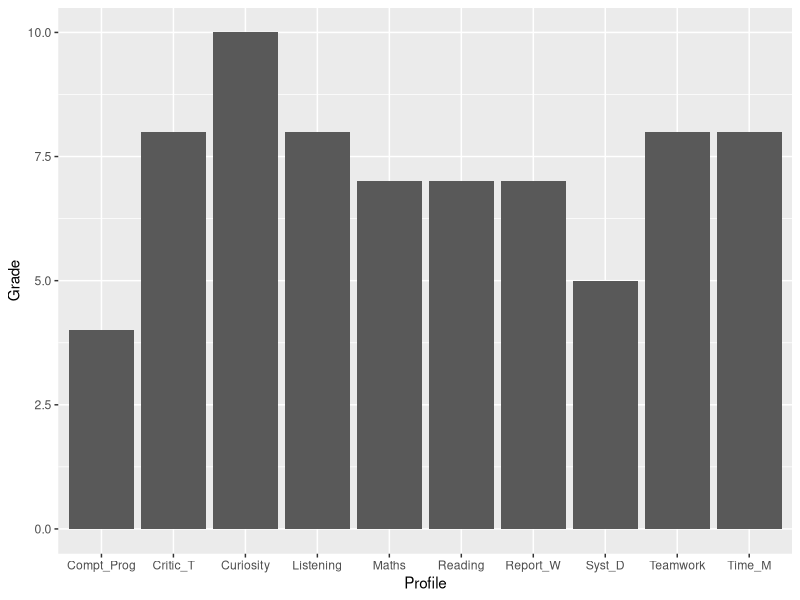

Generate this figure with R:
# Create my data science profile

Profile <- c('Reading','Critic_T','Time_M','Maths','Compt_Prog','Syst_D','Report_W','Listening','Teamwork','Curiosity')
Grade <- c(7, 8, 8, 7, 4, 5, 7, 8, 8, 10)

data_science_profile <- data.frame(Profile, Grade)

data_science_profile

library(ggplot2)

ggplot(data= data_science_profile, aes(x=Profile, y=Grade)) + geom_bar(stat ="identity")